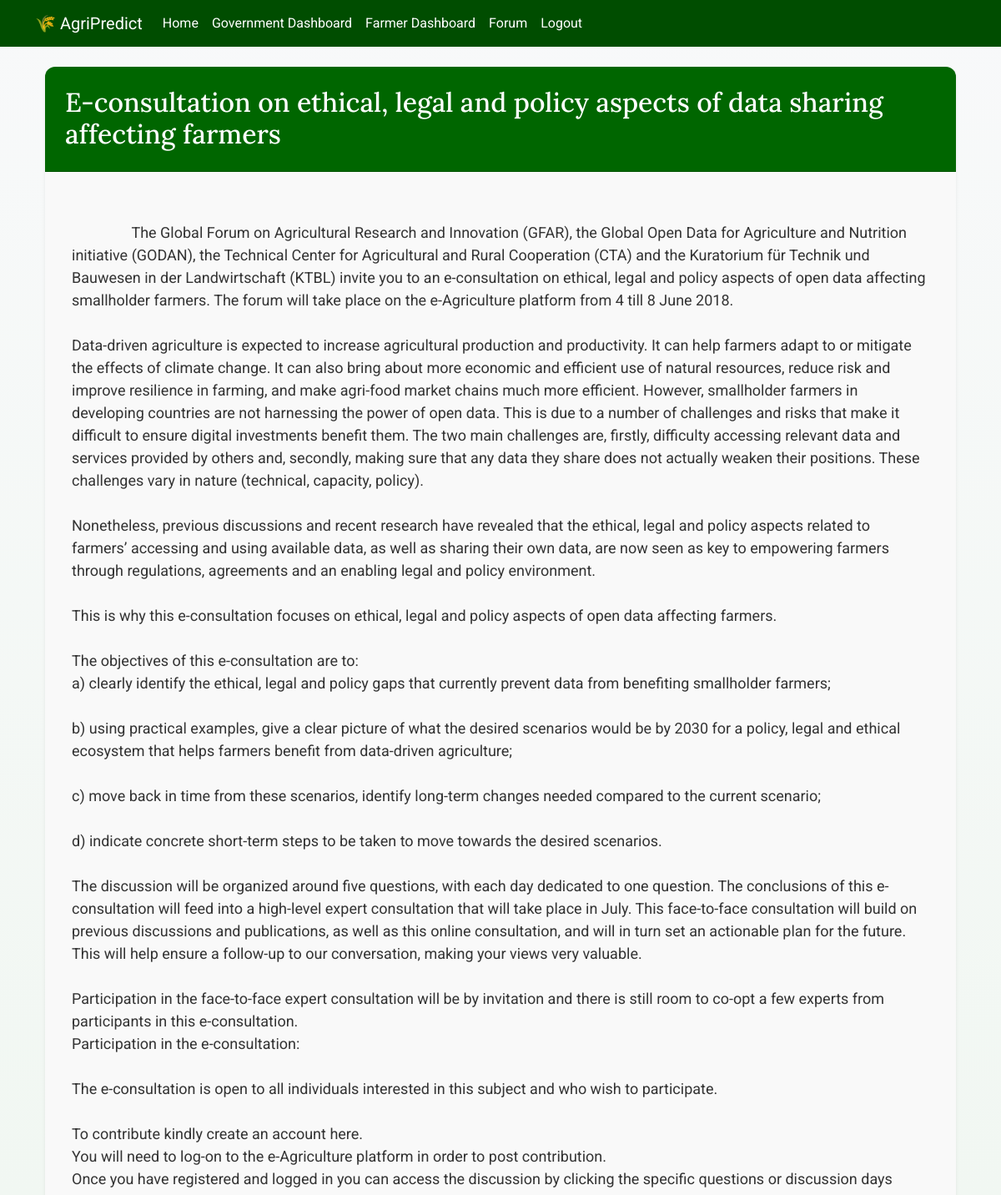
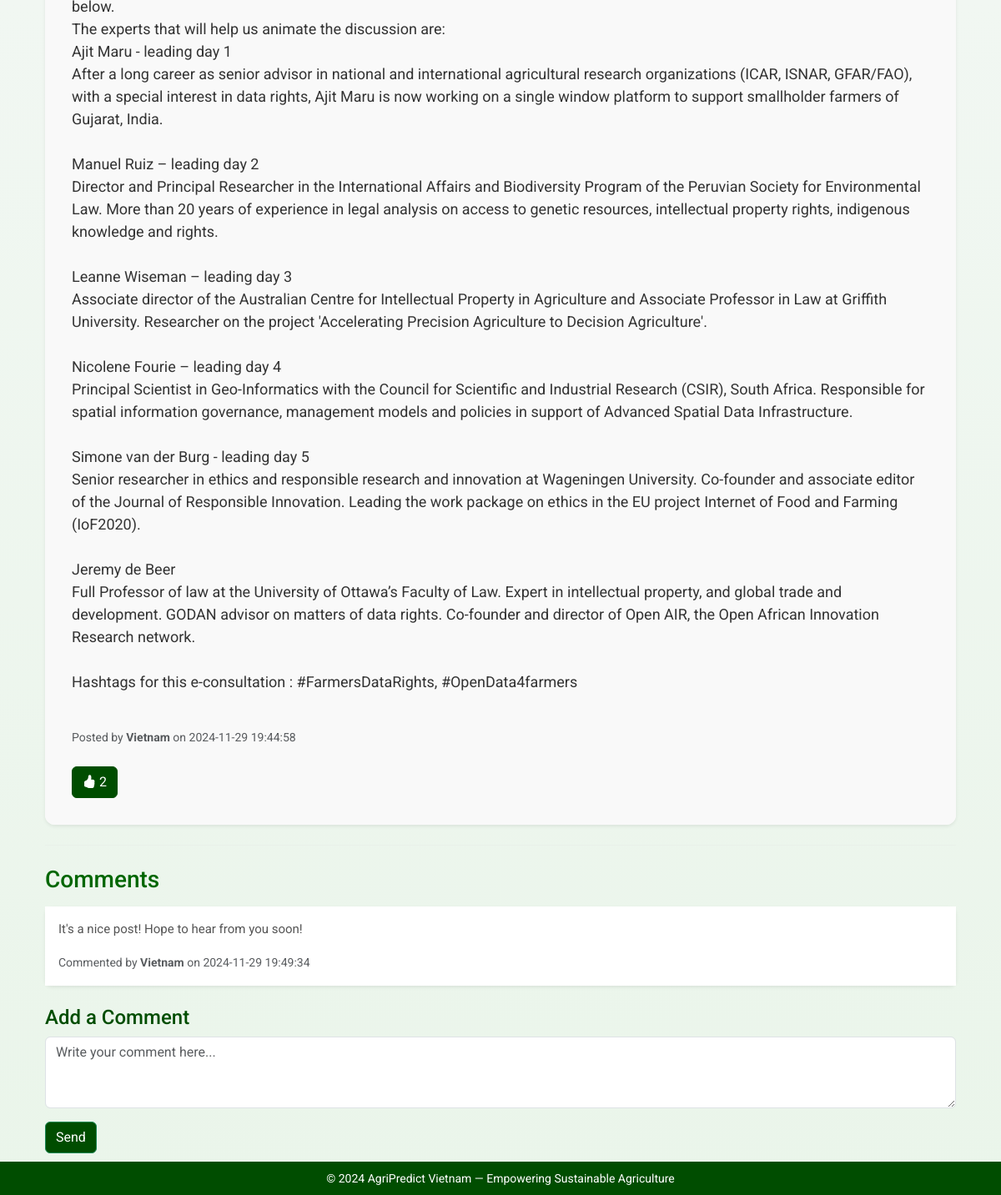
Page /view_post/3 (signed in) on the committed database (2 pictures, top to bottom).
### app/models.py (models this page shows, shortened)
class Post(db.Model):
    id = db.Column(db.Integer, primary_key=True) # Unique post ID
    author_id = db.Column(db.Integer, db.ForeignKey('user.id'), nullable=False, index=True) # Author's user ID
    title = db.Column(db.String(128), nullable=True) # Optional title for the post
    content = db.Column(db.Text, nullable=False) # Post content
    timestamp = db.Column(
        db.DateTime,
        index=True,
        default=lambda: datetime.utcnow().replace(tzinfo=timezone.utc).astimezone(gmt_plus_8),
        nullable=False
    ) # Creation timestamp with GMT+8 timezone
    author = db.relationship('User', backref='posts', lazy=True) # Post's author
    likes = db.relationship(
        'PostLike', backref='liked_post', lazy=True, cascade="all, delete-orphan", overlaps="post_likes,liked_post"
    ) # Likes associated with the post
    likes_count = db.Column(db.Integer, default=0) # Track the number of likes on the post
    def is_liked_by(self, user):
        return PostLike.query.filter_by(post_id=self.id, user_id=user.id).first() is not None

class User(UserMixin, db.Model):
    id = db.Column(db.Integer, primary_key=True) # Unique user ID
    username = db.Column(db.String(64), unique=True, nullable=False) # Username must be unique
    password_hash = db.Column(db.String(128), nullable=False) # Hashed password for security
    role = db.Column(db.String(32), nullable=False, default="farmer")  # User role ('farmer' or 'government')
    liked_posts = db.relationship('PostLike', back_populates='user', lazy='dynamic', overlaps="user_likes")

class Comment(db.Model):
    id = db.Column(db.Integer, primary_key=True) # Unique comment ID
    post_id = db.Column(db.Integer, db.ForeignKey('post.id')) # Associated post ID
    author_id = db.Column(db.Integer, db.ForeignKey('user.id')) # Author's user ID
    content = db.Column(db.Text) # Comment content
    timestamp = db.Column(
        db.DateTime,
        index=True,
        default=lambda: datetime.utcnow().replace(tzinfo=timezone.utc).astimezone(gmt_plus_8),
        nullable=False
    ) # Creation timestamp with GMT+8 timezone
    author = db.relationship('User', backref='comments') # Author of the comment

### app/routes.py (the view)
@application.route('/view_post/<int:post_id>')
@login_required
def view_post(post_id):
    prefix = getattr(application.wsgi_app, 'prefix', '')[:-1]
    post = Post.query.get_or_404(post_id)
    comments = Comment.query.filter_by(post_id=post_id).order_by(Comment.timestamp.desc()).all()
    return render_template(
        'view_post.html',
        title=f"Post: {post.title}",
        post=post,
        comments=comments,
        prefix=prefix
    )

### app/models.py (called while the page is built)
@login.user_loader
def load_user(id):
    return User.query.get(int(id))

### app/templates/view_post.html (shortened to what this page needs)
{% extends "base.html" %}
{% import "bootstrap5/form.html" as wtf %}
{% block app_content %}
<div class="container mt-4" style="background: none;">
    <div class="card shadow-sm" style="border-radius: 12px; overflow: hidden; border: none;">
        <div class="card-header text-white" style="background-color: #006600; padding: 1.5rem;">
            <h2 class="mb-0" style="font-family: 'Lora', serif;">{{ post.title or "Untitled Post" }}</h2>
        </div>
        <div class="card-body" style="background: #f9f9f9; padding: 2rem;">
            <p class="post-content">
                {{ post.content | safe}}
            </p>
            <p class="text-muted" style="font-size: 14px; margin-top: 1rem;">
                Posted by <strong>{{ post.author.username }}</strong> on {{ post.timestamp.strftime('%Y-%m-%d %H:%M:%S') }}
            </p>
            <div class="mt-4">
                <button
                    class="btn {% if post.is_liked_by(current_user) %}btn-primary{% else %}btn-outline-primary{% endif %}"
                    id="like-button-{{ post.id }}"
                    data-post-id="{{ post.id }}">
                    <i class="{% if post.is_liked_by(current_user) %}bi bi-hand-thumbs-up-fill{% else %}bi bi-hand-thumbs-up{% endif %}" id="like-icon-{{ post.id }}"></i>
                    <span id="like-count-{{ post.id }}">{{ post.likes_count }}</span>
                </button>
            </div>
        </div>
    </div>
    <hr class="mt-4" style="border-color: #ddd;">
    <div class="comments-section mt-4">
        <h3 style="font-family: 'Roboto', sans-serif; color: #006600;">Comments</h3>
        {% if comments %}
            {% for comment in comments %}
            <div class="card mt-3 shadow-sm" style="border: none; border-radius: 8px;">
                <div class="card-body" style="background: #fff;">
                    <p style="font-size: 15px; color: #555;">{{ comment.content }}</p>
                    <small class="text-muted">
                        Commented by <strong>{{ comment.author.username }}</strong> on {{ comment.timestamp.strftime('%Y-%m-%d %H:%M:%S') }}
                    </small>
                </div>
            </div>
            {% endfor %}
        {% else %}
        <p class="text-warning mt-3" style="font-size: 16px;">No comments yet. Be the first to comment!</p>
        {% endif %}
    </div>
    <div class="add-comment-section mt-4">
        <h4 style="font-family: 'Roboto', sans-serif; color: #004d00;">Add a Comment</h4>
        <form method="POST" action="{{ url_for('add_comment', post_id=post.id) }}">
            <div class="form-group">
                <textarea class="form-control" id="commentContent" name="content" placeholder="Write your comment here..." rows="3" required></textarea>
            </div>
            <button type="submit" class="btn btn-success mt-3" style="background-color: #004d00;">Send</button>
        </form>
    </div>
</div>
{% endblock %}

### app/templates/base.html (style rules this page uses)
body { font-family: 'Roboto', sans-serif; background: linear-gradient(to bottom, #f8f9fa, #eaf5ea); color: #333; padding-bottom: 50px; }
.card { border: none; background: #fff; box-shadow: 0 4px 8px rgba(0, 0, 0, 0.1); }
.btn-primary { background-color: #004d00; border-color: #004d00; }

### app/templates/view_post.html (style rules this page uses)
.post-content { font-size: 18px; font-family: 'Roboto', sans-serif; color: #333; white-space: pre-wrap; word-wrap: break-word; }

### rows in the picture
Post: title "E-consultation on ethical, legal and policy aspects of data sharing affecting farmers", content "The Global Forum on Agricultural Research and Innovation (GFAR), the Global Open Data for Agriculture and Nutrition initiative (GODAN), the Technical Center for Agricultural and Rural Cooperation (CTA) and the Kuratorium für Technik und Bauwesen in der Landwirtschaft (KTBL) invite you to an e-consultation on ethical, legal and policy aspects of open data affecting smallholder farmers. The forum will take place on the e-Agriculture platform from 4 till 8 June 2018. Data-driven agriculture is expected to increase agricultural production and productivity. It can help farmers adapt to or mitigate the effects of climate change. It can also bring about more economic and efficient use of natural…", timestamp "2024-11-29 19:44:58", likes_count "2"
User: author.username "Vietnam"
Comment: content "It's a nice post! Hope to hear from you soon!", author.username "Vietnam", timestamp "2024-11-29 19:49:34"
